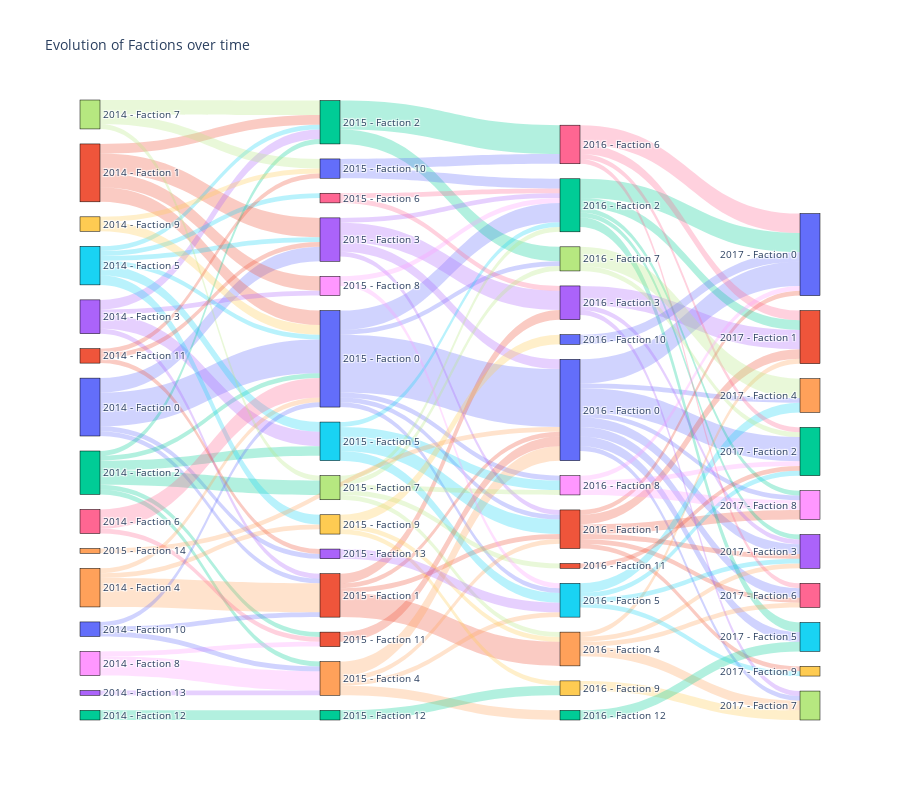

Source (notebook cell):
### Markdown cell above
Now, we analyze how factions change from year to year using the source-normalized method.

### Code cell
df_post_between_mapped = ut.map_countries_to_posts(df_post_between_countries, df_countries, period="Y")

y_factions_norm_df = ut.analyze_source_normalized_factions_over_time(df_post_between_mapped)
pl.plot_faction_evolution(y_factions_norm_df)

### Figure 1 — Plotly figure (JSON) as saved in the notebook; plotly's stock layout.template omitted (floating-point values rounded to 4 significant figures; data arrays with more than 128 entries replaced by an {"elided": "..."} marker saying what was removed)
{"data": [{"link": {"color": {"elided": "129 str values"}, "source": {"elided": "129 int values"}, "target": {"elided": "129 int values"}, "value": {"elided": "129 int values"}}, "node": {"color": ["#636EFA", "#EF553B", "#00CC96", "#AB63FA", "#FFA15A", "#19D3F3", "#FF6692", "#B6E880", "#FF97FF", "#FECB52", "#636EFA", "#EF553B", "#00CC96", "#AB63FA", "#636EFA", "#EF553B", "#00CC96", "#AB63FA", "#FFA15A", "#19D3F3", "#FF6692", "#B6E880", "#FF97FF", "#FECB52", "#636EFA", "#EF553B", "#00CC96", "#AB63FA", "#FFA15A", "#636EFA", "#EF553B", "#00CC96", "#AB63FA", "#FFA15A", "#19D3F3", "#FF6692", "#B6E880", "#FF97FF", "#FECB52", "#636EFA", "#EF553B", "#00CC96", "#636EFA", "#EF553B", "#00CC96", "#AB63FA", "#FFA15A", "#19D3F3", "#FF6692", "#B6E880", "#FF97FF", "#FECB52"], "label": ["2014 - Faction 0", "2014 - Faction 1", "2014 - Faction 2", "2014 - Faction 3", "2014 - Faction 4", "2014 - Faction 5", "2014 - Faction 6", "2014 - Faction 7", "2014 - Faction 8", "2014 - Faction 9", "2014 - Faction 10", "2014 - Faction 11", "2014 - Faction 12", "2014 - Faction 13", "2015 - Faction 0", "2015 - Faction 1", "2015 - Faction 2", "2015 - Faction 3", "2015 - Faction 4", "2015 - Faction 5", "2015 - Faction 6", "2015 - Faction 7", "2015 - Faction 8", "2015 - Faction 9", "2015 - Faction 10", "2015 - Faction 11", "2015 - Faction 12", "2015 - Faction 13", "2015 - Faction 14", "2016 - Faction 0", "2016 - Faction 1", "2016 - Faction 2", "2016 - Faction 3", "2016 - Faction 4", "2016 - Faction 5", "2016 - Faction 6", "2016 - Faction 7", "2016 - Faction 8", "2016 - Faction 9", "2016 - Faction 10", "2016 - Faction 11", "2016 - Faction 12", "2017 - Faction 0", "2017 - Faction 1", "2017 - Faction 2", "2017 - Faction 3", "2017 - Faction 4", "2017 - Faction 5", "2017 - Faction 6", "2017 - Faction 7", "2017 - Faction 8", "2017 - Faction 9"], "line": {"color": "black", "width": 0.5}, "pad": 15, "thickness": 20}, "type": "sankey"}], "layout": {"font": {"size": 10}, "height": 800, "title": {"text": "Evolution of Factions over time"}}}
